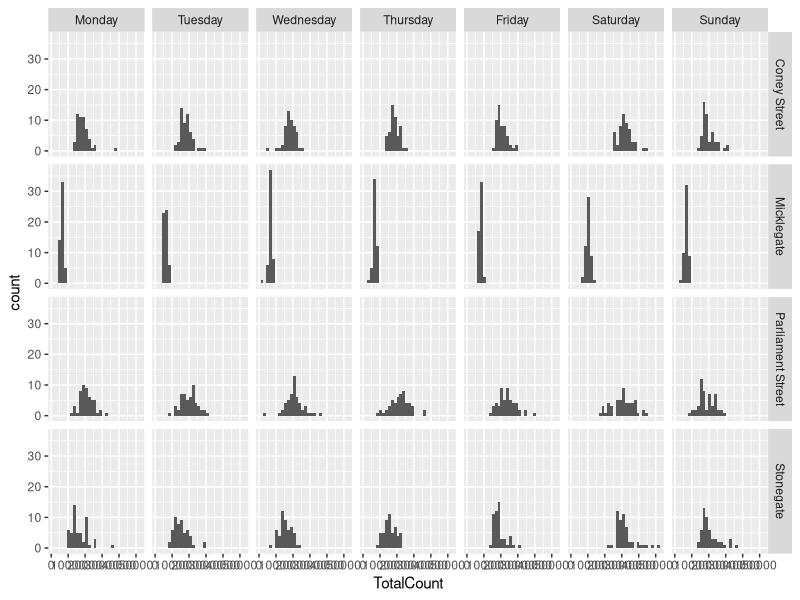

This figure's R source:
## ---- chunk 1
knitr::opts_chunk$set(echo = TRUE)
## ---- chunk 2
library(tidyverse)
options(width=100)

## ---- chunk 3
York <- read_csv("York_Footfall_data.csv")

## ---- chunk 4
missing_data <- colSums(is.na(York))
missing_data

clean_data <- York %>%
  filter(TotalCount < 55000)
clean_data

## ---- chunk 5
#First_day <- min(York$Date)
#Last_day <- max(York$Date)

York_summary_table <- clean_data %>% group_by(LocationName) %>% 
  summarise(First_day = min(Date, na.rm=TRUE), 
            Last_day = max(Date, na.rm=TRUE), 
            mean_footfall=mean(TotalCount, na.rm=TRUE), 
            footfall_sd=sd(TotalCount, na.rm=TRUE),
            highest_daily_footfall=max(TotalCount, na.rm=TRUE), 
            lowest_daily_footfall=min(TotalCount, na.rm=TRUE))
view(York_summary_table)

## ---- chunk 6

York_2019 <- clean_data %>% filter(year(Date)==2019)
York_2019


York_2019 <- mutate(York_2019,WeekDay=factor(WeekDay,levels=c("Monday","Tuesday","Wednesday","Thursday","Friday","Saturday","Sunday")))

ggplot(data = York_2019) + geom_histogram(aes(TotalCount)) + facet_grid(LocationName ~ WeekDay)


## ---- chunk 7

York_t_test <- York_2019 %>% filter(LocationName %in% c("Coney Street", "Stonegate"))
t.test(TotalCount~LocationName, data=York_t_test)


## ---- chunk 8
York_add_t_test <- York_2019 %>% filter(LocationName %in% c("Coney Street", "Stonegate") & WeekDay %in% c("Saturday", "Sunday"))
       
t.test(TotalCount~LocationName, data=York_add_t_test)

